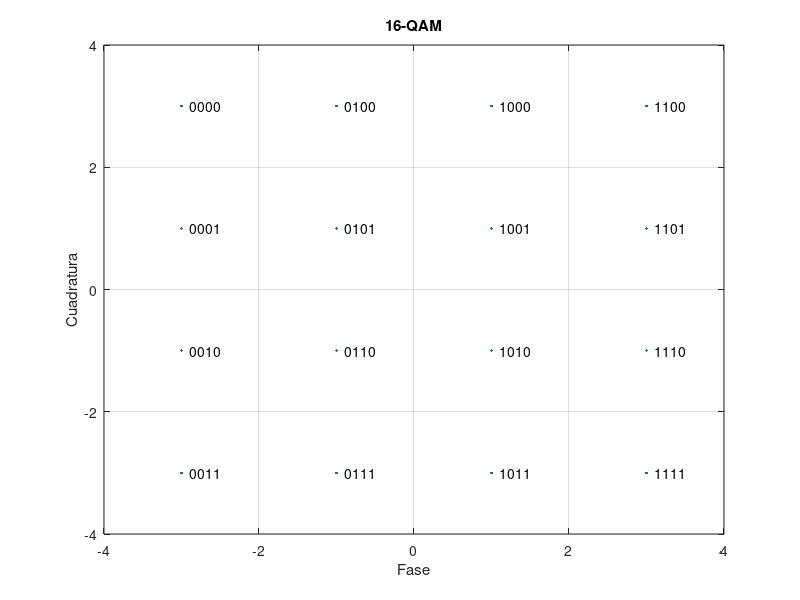
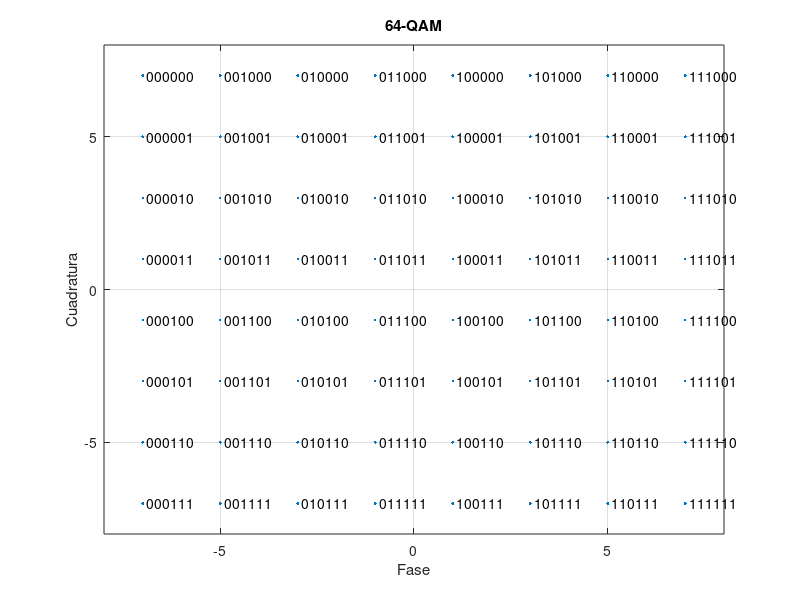
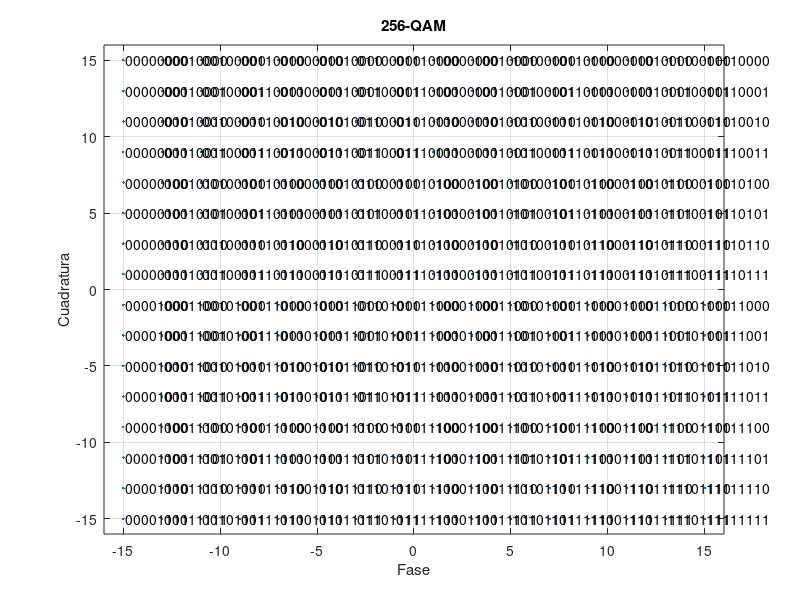

Write MATLAB code to recreate these figures, in order.
clear all;
close all;
clc;

M = 16;                         % Modulation order
x = (0:15)';                    % Integer input
y1 = qammod(x,M,'bin');        % 16-QAM output
scatterplot(y1);
text(real(y1)+0.1, imag(y1), dec2bin(x));
title('16-QAM');
axis([-4 4 -4 4]);
xlabel('Fase');ylabel('Cuadratura');
grid on;


M = 64;                         % Modulation order
x = (0:M-1)';                    % Integer input
y1 = qammod(x,M,'bin');        % 16-QAM output
scatterplot(y1);
text(real(y1)+0.1, imag(y1), dec2bin(x));
title('64-QAM');
axis([-8 8 -8 8]);
xlabel('Fase');ylabel('Cuadratura');
grid on;


M = 256;                         % Modulation order
x = (0:M-1)';                    % Integer input
y1 = qammod(x,M,'bin');        % 16-QAM output
scatterplot(y1);
text(real(y1)+0.1, imag(y1), dec2bin(x));
title('256-QAM');
axis([-16 16 -16 16]);
xlabel('Fase');ylabel('Cuadratura');
grid on;

